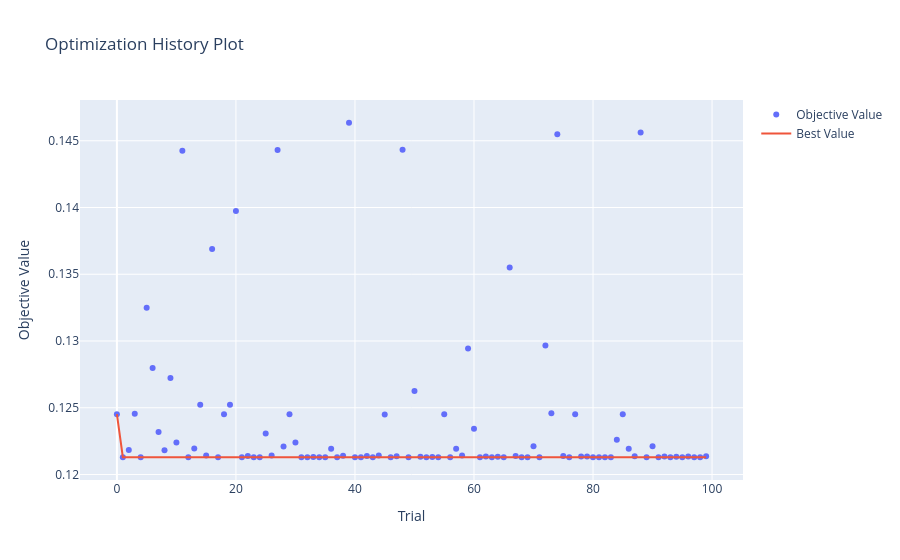
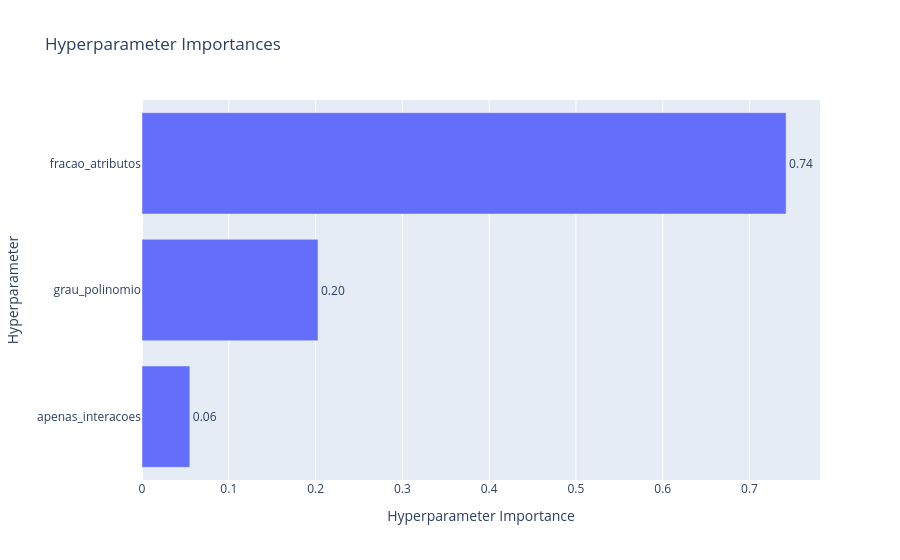

Notebook cell for these charts, in order:
### Code cell
resume_estudo(estudo_lin, "Regressão linear polinomial", "fracao_atributos", "Fração de atributos mantida pelo RFE")
